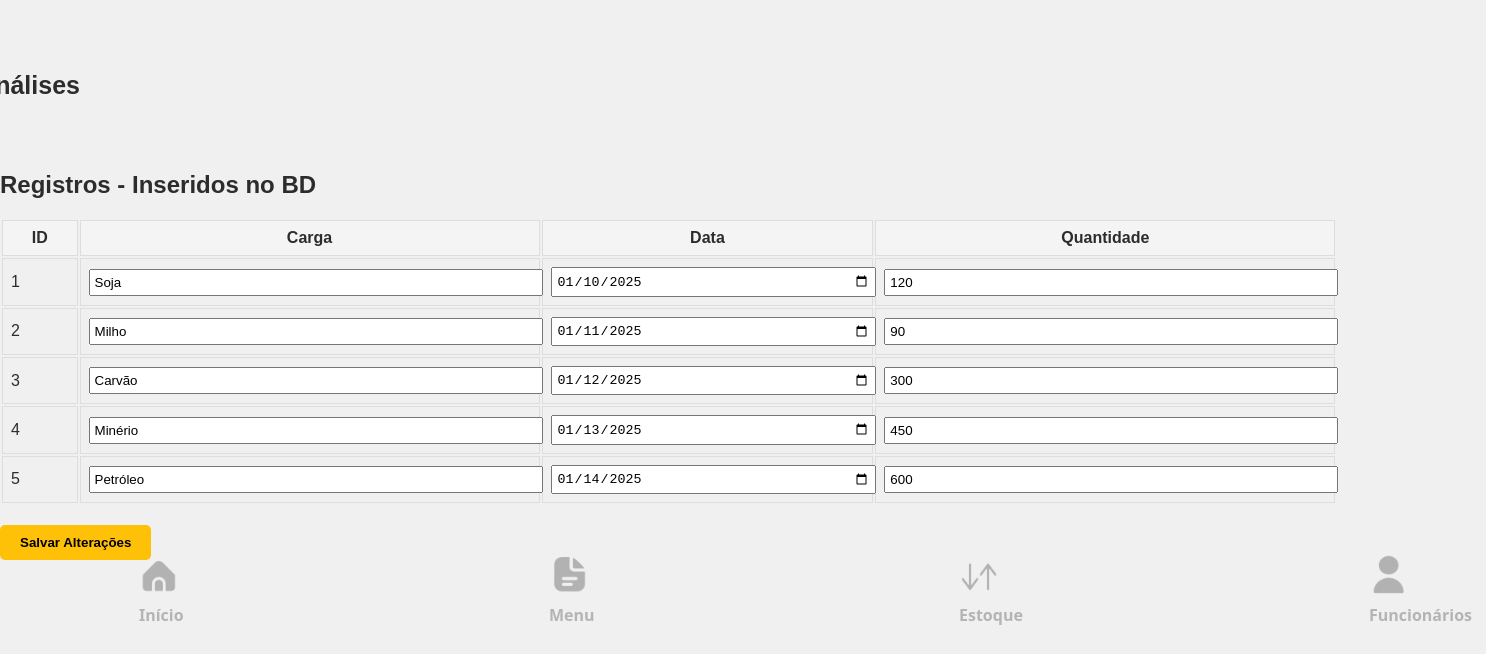
/public/relatorios_e_analises.php, run on the app's committed database.
### tables this page shows
CREATE TABLE IF NOT EXISTS relatorios (
    idrelatorios INT PRIMARY KEY NOT NULL AUTO_INCREMENT,
    carga_relatorio VARCHAR(85) NOT NULL,
    data_relatorio DATE NOT NULL,
    quantidade_relatorio INT NOT NULL,
    idusuarios INT NOT NULL,
    FOREIGN KEY (idusuarios) REFERENCES usuarios(idusuarios)

);

### public/relatorios_e_analises.php (the view, shortened to what this page needs)
<?php
require_once __DIR__ . '/../db/conn.php';
$error = '';
if (!isset($mysqli) || !$mysqli) {
    $error = 'Conexão com o banco não encontrada. Verifique db/conn.php';
} else {
    $result = $mysqli->query("SELECT idrelatorios, carga_relatorio, data_relatorio, quantidade_relatorio FROM relatorios ORDER BY idrelatorios ASC");
    $rows = [];
    if ($result) {
        while ($r = $result->fetch_assoc()) $rows[] = $r;
    } else {
        if ($error === '') $error = 'Erro ao carregar registros: ' . $mysqli->error;
    }
}
?>
<!DOCTYPE html>
<html lang="pt-BR">
<head>
    <link rel="stylesheet" href="../style/relatorios_e_analises.css">
</head>
<body>
    <main>
        <section>
            <div class="container">
                <div id="topo" class="flex">
                    </div>
                        <h1 id="title">Relatórios e Análises</h1>
                </div>
                    <h2 style="margin-top: 30px; font-family:Arial, Helvetica, sans-serif;">Registros - Inseridos no BD</h2>
                    <table style="width: 90%; border: collapse 50%; margin-bottom: 20px; font-family: Arial, Helvetica, sans-serif;">
                        <thead>
                            <tr style="background-color: #f4f4f4;">
                                <th style="border: 1px solid #ddd; padding: 8px;">ID</th>
                                <th style="border: 1px solid #ddd; padding: 8px;">Carga</th>
                                <th style="border: 1px solid #ddd; padding: 8px;">Data</th>
                                <th style="border: 1px solid #ddd; padding: 8px;">Quantidade</th>
                            </tr>
                        </thead>
                        <tbody>
                            <?php if (!empty($rows)): ?>
                                <?php foreach ($rows as $row): ?>
                                    <tr>
                                        <td style="border: 1px solid #ddd; padding: 8px;">
                                            <?php echo htmlspecialchars($row['idrelatorios']); ?>
                                        </td>
                                        <td style="border: 1px solid #ddd; padding: 8px;">
                                            <input type="text" name="carga[<?php echo $row['idrelatorios']; ?>]" value="<?php echo htmlspecialchars($row['carga_relatorio']); ?>" style="width: 100%; padding: 4px;" />
                                        </td>
                                        <td style="border: 1px solid #ddd; padding: 8px;">
                                            <input type="date" name="data[<?php echo $row['idrelatorios']; ?>]" value="<?php echo htmlspecialchars($row['data_relatorio']); ?>" style="width: 100%; padding: 4px;" />
                                        </td>
                                        <td style="border: 1px solid #ddd; padding: 8px;">
                                            <input type="text" name="quantidade[<?php echo $row['idrelatorios']; ?>]" value="<?php echo htmlspecialchars($row['quantidade_relatorio']); ?>" style="width: 100%; padding: 4px;" />
                                        </td>
                                    </tr>
                                <?php endforeach; ?>
                            <?php else: ?>
                                <tr>
                                    <td colspan="4" style="border: 1px solid #ddd; padding: 8px; text-align: center;">Nenhum registro encontrado</td>
                                </tr>
                            <?php endif; ?>
                        </tbody>
                    </table>
                    <button type="submit" style="padding: 10px 20px; background-color: #FFC107; color: black; border: none; border-radius: 5px; cursor: pointer; font-weight: bold;">Salvar Alterações</button>
        </section>
        <div class="container-menu-bar">
            <div class="sections-menu-bar" id="press-effect">
                <img src="../src/assets/images/inicio-bar.png" alt="">
                <a href="../public/pagina_inicial.php"><span>Início</span></a>
            </div>
            <div class="sections-menu-bar" id="press-effect">
                <img src="../src/assets/images/menu-bar.png" alt="">
                <a href="../public/documentacoes.html"><span>Menu</span></a>
            </div>
            <div class="sections-menu-bar" id="press-effect">
                <img src="../src/assets/images/estoque-bar.png" alt="">
                <a href="../public/relatorios_e_analises.php"><span>Estoque</span></a>
            </div>
            <div class="sections-menu-bar" id="press-effect">
                <img src="../src/assets/images/funcionarios-bar.png" alt="">
                <a href="../public/funcionarios.php"><span>Funcionários</span></a>
            </div>
        </div>
    </main>
</body>
</html>

### style/relatorios_e_analises.css (style rules this page uses)
body { margin: 0px; background-color: #F0F0F0; color: #2C2C2C; overflow-x: hidden; }
h1 { position: relative; right: 590px; font-family: Arial, Helvetica, sans-serif; font-size: 25px; font-weight: bold; }
.container { max-width: 650px; margin: 0 auto; background-color: #f0f0f0; padding: 20px; font-family: system-ui, -apple-system, BlinkMacSystemFont, 'Segoe UI', Roboto, Oxygen, Ubuntu, Cantarell, 'Open Sans', 'Helvetica Neue', sans-serif; border-radius: 10px; }
#topo { justify-content: space-between; display: flex; background-color: #f0f0f0; }
.flex { display: flex; background-color: #f0f0f0; }
.container-menu-bar { position: relative; display: flex; justify-content: center; width: 100vw; bottom: 10px; left: 20px; height: 60px; gap: 350px; }
.sections-menu-bar { position: relative; left: 6px; width: 50px; height: 50px; margin-left: 10px; opacity: 0.3; }
.sections-menu-bar span { position: relative; left: 5px; font-family: system-ui, -apple-system, BlinkMacSystemFont, 'Segoe UI', Roboto, Oxygen, Ubuntu, Cantarell, 'Open Sans', 'Helvetica Neue', sans-serif; font-weight: 600; }
.sections-menu-bar a { text-decoration: none; color: #2C2C2C; }
.container-menu-bar img { width: 100%; }

### data on the page
relatorios: idrelatorios "1", carga_relatorio "Soja", data_relatorio "01/10/2025", quantidade_relatorio "120"
relatorios: idrelatorios "2", carga_relatorio "Milho", data_relatorio "01/11/2025", quantidade_relatorio "90"
relatorios: idrelatorios "3", carga_relatorio "Carvão", data_relatorio "01/12/2025", quantidade_relatorio "300"
relatorios: idrelatorios "4", carga_relatorio "Minério", data_relatorio "01/13/2025", quantidade_relatorio "450"
relatorios: idrelatorios "5", carga_relatorio "Petróleo", data_relatorio "01/14/2025", quantidade_relatorio "600"
